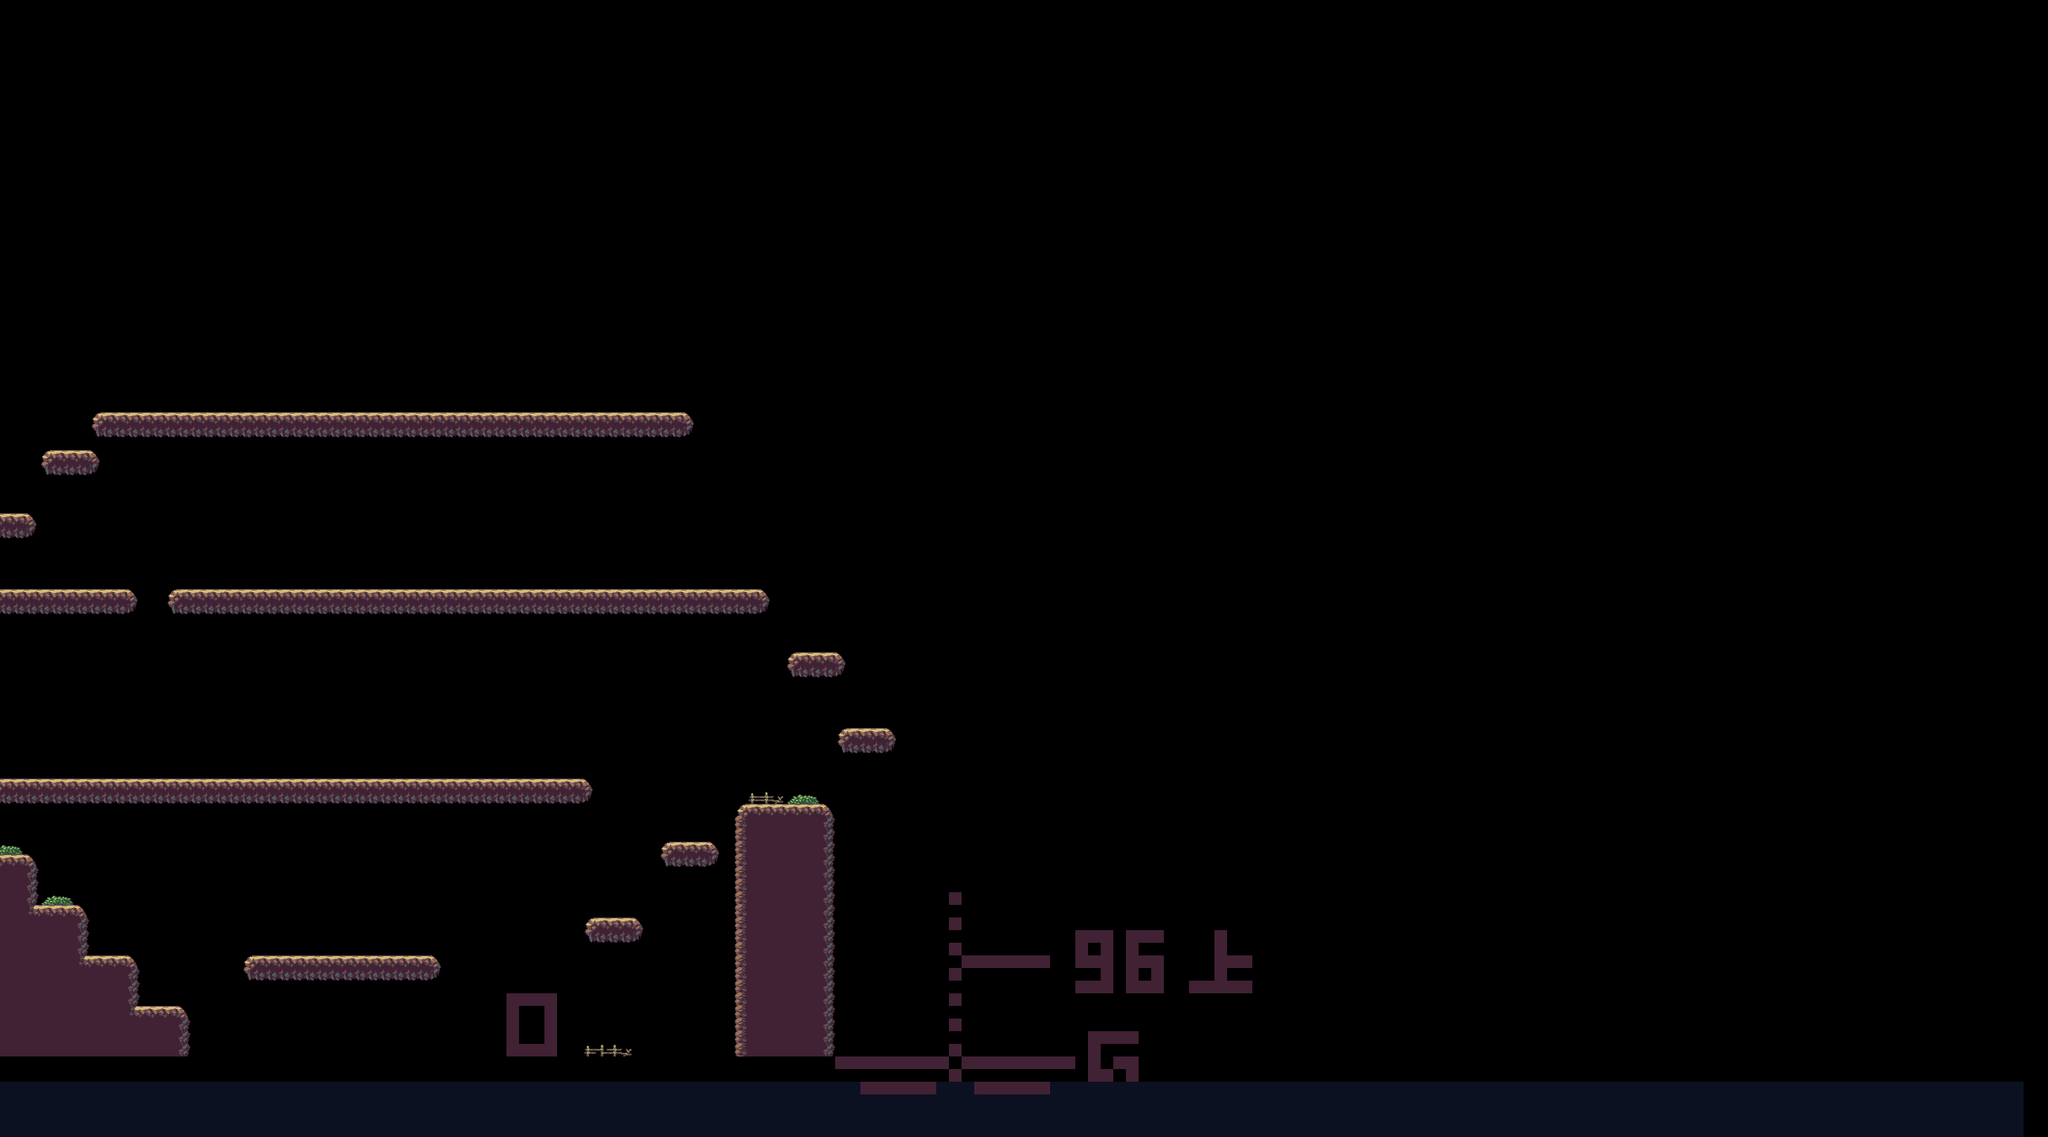

Below is a game level as drawn by its tile map, then a one-line description and the .tmx that defines it (tile-layer data replaced by summaries):
An orthogonal 162x90 tile map with 16x16 px tiles, 1 tile layer (タイル・レイヤー 1).

<map version="1.2" tiledversion="1.3.4" orientation="orthogonal" renderorder="right-down" width="162" height="90" tilewidth="16" tileheight="16" infinite="0" nextlayerid="2" nextobjectid="1">
 <editorsettings>
  <export target="map2.csv" format="csv" />
 </editorsettings>
 <tileset firstgid="1" name="Tileset" tilewidth="16" tileheight="16" tilecount="60" columns="10">
  <image source="画像保存/FreePlatformerNa/Foreground/Tileset.png" width="160" height="96" />
 </tileset>
 <layer id="1" name="タイル・レイヤー 1" width="162" height="90" offsetx="-31.6667" offsety="26">
  <data>[14580 cells, 1823 non-empty, 18 distinct tile ids]</data>
 </layer>
</map>
